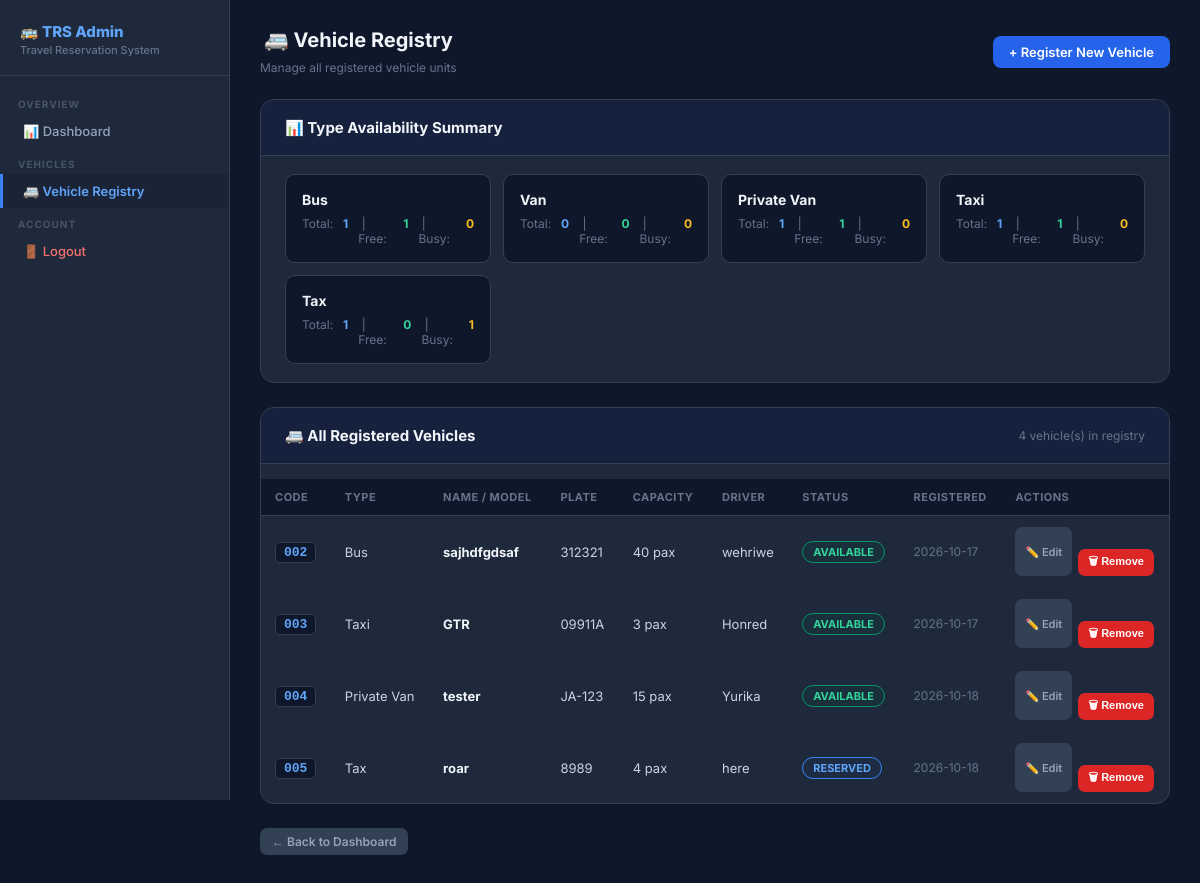
Page /admin/vehicles (signed in) on the committed database.
### tables this page shows
CREATE TABLE vehicle_types (
            type_id INTEGER PRIMARY KEY AUTOINCREMENT,
            type_name TEXT UNIQUE NOT NULL,
            rate_per_km REAL DEFAULT 2.22,
            max_passengers INTEGER DEFAULT 45,
            is_available INTEGER DEFAULT 1
        , base_fare REAL DEFAULT 0, included_distance REAL DEFAULT 0, min_fare REAL NOT NULL DEFAULT 0, extra_charges REAL NOT NULL DEFAULT 0, extra_charges_label TEXT DEFAULT '', charge_basis TEXT NOT NULL DEFAULT 'per_booking', location_type TEXT DEFAULT 'land', fare_configured INTEGER NOT NULL DEFAULT 0);

CREATE TABLE vehicles (
            vehicle_id INTEGER PRIMARY KEY AUTOINCREMENT,
            vehicle_code TEXT UNIQUE NOT NULL,
            vehicle_type TEXT NOT NULL,
            vehicle_name TEXT NOT NULL,
            plate_number TEXT,
            capacity INTEGER DEFAULT 1,
            status TEXT DEFAULT 'Available',
            assigned_driver TEXT,
            is_active INTEGER DEFAULT 1,
            created_at TEXT NOT NULL
        );

### TravelReservationSystem/app.py (the view)
@app.route("/admin/vehicles")
def admin_vehicles():
    if "user_id" not in session or session.get("username") != "admin":
        flash("Admin access only.", "error")
        return redirect(url_for("login"))
    conn = get_db()
    vehicles = conn.execute(
        "SELECT * FROM vehicles WHERE is_active=1 ORDER BY vehicle_code"
    ).fetchall()
    vehicle_type_stats = get_available_vehicle_types(conn)
    conn.close()
    return render_template("admin_vehicles.html", vehicles=vehicles, vehicle_type_stats=vehicle_type_stats)

### TravelReservationSystem/app.py (called while the page is built)
def get_db():
    conn = sqlite3.connect(DATABASE, timeout=30)
    conn.row_factory = sqlite3.Row
    return conn

def get_booking_type(vehicle):
    if vehicle in ("Bus", "Van"):
        return "Seat Reservation"
    if vehicle in ("Taxi", "Motor"):
        return "Ride Reservation"
    if vehicle in ("Airplane", "Ferry"):
        return "Ticket Reservation"
    return "Reservation"

def get_available_vehicle_types(conn):
    vehicle_stats = {}
    for r in conn.execute(
        """
        SELECT vehicle_type,
               COUNT(*) AS total,
               SUM(CASE WHEN status='Available' THEN 1 ELSE 0 END) AS available,
               SUM(CASE WHEN status IN ('Reserved','In Use') THEN 1 ELSE 0 END) AS reserved
        FROM vehicles
        WHERE is_active=1
        GROUP BY vehicle_type
        """
    ).fetchall():
        vehicle_stats[r["vehicle_type"]] = r
    settings = get_vehicle_type_settings(conn)
    for vt in settings:
        stats = vehicle_stats.get(vt["type_name"])
        vt["total_vehicles"] = int(stats["total"]) if stats else 0
        vt["available_vehicles"] = int(stats["available"] or 0) if stats else 0
        vt["reserved_vehicles"] = int(stats["reserved"] or 0) if stats else 0
    return settings

### TravelReservationSystem/templates/admin_vehicles.html (shortened to what this page needs)
<!DOCTYPE html>
<html lang="en">
<head>
    <link rel="stylesheet" href="{{ url_for('static', filename='css/style.css') }}">
</head>
<body>
<div class="admin-layout">
    <aside class="sidebar">
        <div class="sidebar-brand">🚌 TRS Admin<span>Travel Reservation System</span></div>
        <nav class="sidebar-nav">
            <div class="nav-section">Overview</div>
            <a class="nav-link" href="{{ url_for('admin_dashboard') }}">📊 Dashboard</a>
            <div class="nav-section">Vehicles</div>
            <a class="nav-link active" href="{{ url_for('admin_vehicles') }}">🚐 Vehicle Registry</a>
            <div class="nav-section">Account</div>
            <a class="nav-link" href="{{ url_for('logout') }}" style="color:#f87171">🚪 Logout</a>
        </nav>
    </aside>
    <main class="main-content">
        <div class="topbar">
            <div>
                <h1>🚐 Vehicle Registry</h1>
                <p style="font-size:12px;color:#64748b;margin-top:3px">Manage all registered vehicle units</p>
            </div>
            <a href="{{ url_for('admin_add_vehicle') }}" class="add-btn">+ Register New Vehicle</a>
        </div>
        <div class="section-card">
            <div class="section-header"><h2>📊 Type Availability Summary</h2></div>
            <div class="vt-grid">
            {% for vt in vehicle_type_stats %}
                <div class="vt-card">
                    <div class="vt-name">{{ vt.type_name }}</div>
                    <div class="vt-counts">
                        Total: <strong>{{ vt.total_vehicles }}</strong> &nbsp;|&nbsp;
                        Free: <strong style="color:#34d399">{{ vt.available_vehicles }}</strong> &nbsp;|&nbsp;
                        Busy: <strong style="color:#fbbf24">{{ vt.reserved_vehicles }}</strong>
                    </div>
                </div>
            {% else %}
                <p style="padding:12px;color:#64748b">No vehicle types found.</p>
            {% endfor %}
            </div>
        </div>
        <div class="section-card">
            <div class="section-header">
                <h2>🚐 All Registered Vehicles</h2>
                <span style="font-size:12px;color:#64748b">{{ vehicles|length }} vehicle(s) in registry</span>
            </div>
            <div class="table-wrap">
                <table>
                    <thead>
                        <tr>
                            <th>Code</th><th>Type</th><th>Name / Model</th><th>Plate</th>
                            <th>Capacity</th><th>Driver</th><th>Status</th><th>Registered</th><th>Actions</th>
                        </tr>
                    </thead>
                    <tbody>
                    {% for v in vehicles %}
                        <tr>
                            <td><span class="vehicle-code">{{ v['vehicle_code'] }}</span></td>
                            <td>{{ v['vehicle_type'] }}</td>
                            <td><strong style="color:#f1f5f9">{{ v['vehicle_name'] }}</strong></td>
                            <td>{{ v['plate_number'] or '—' }}</td>
                            <td>{{ v['capacity'] }} pax</td>
                            <td>{{ v['assigned_driver'] or '—' }}</td>
                            <td>
                                <span class="badge {{ v['status']|lower|replace(' ', '-') }}">{{ v['status'] }}</span>
                            </td>
                            <td style="font-size:12px;color:#64748b">{{ v['created_at'][:10] if v['created_at'] else '—' }}</td>
                            <td>
                                <div style="display:flex;gap:6px">
                                    <a href="{{ url_for('admin_edit_vehicle', vehicle_id=v['vehicle_id']) }}" class="btn btn-ghost" style="font-size:11px;padding:4px 10px">✏️ Edit</a>
                                    <form method="POST" action="{{ url_for('admin_delete_vehicle', vehicle_id=v['vehicle_id']) }}" onsubmit="return confirm('Remove vehicle {{ v["vehicle_code"] }} from the registry?');" style="display:inline">
                                        <button type="submit" class="btn btn-danger" style="font-size:11px;padding:4px 10px">🗑 Remove</button>
                                    </form>
                                </div>
                            </td>
                        </tr>
                    {% endfor %}
                    </tbody>
                </table>
            </div>
        </div>
        <div style="margin-top:16px">
            <a href="{{ url_for('admin_dashboard') }}" class="btn btn-ghost">← Back to Dashboard</a>
        </div>
    </main>
</div>
</body>
</html>

### TravelReservationSystem/static/css/style.css (style rules this page uses)
* { box-sizing: border-box; }
body { margin: 0; font-family: Arial, sans-serif; min-height: 100vh; background: linear-gradient( rgba(0, 0, 0, 0.60), rgba(0, 0, 0, 0.60) ), url("/static/assets/Background.jpg") center center / cover no-repeat fixed; }
h1 { text-align: center; margin-bottom: 8px; }
button { width: 100%; padding: 13px; margin-top: 22px; border: none; border-radius: 8px; background: #1677ff; color: white; font-size: 16px; font-weight: bold; cursor: pointer; }
a { color: #4da6ff; text-decoration: none; }
table { width: 100%; border-collapse: collapse; margin-top: 15px; color: #fff; }
th, td { padding: 12px; border-bottom: 1px solid rgba(255, 255, 255, 0.1); text-align: left; }
th { background: rgba(50, 50, 50, 0.8); color: #fff; }

### TravelReservationSystem/templates/admin_vehicles.html (style rules this page uses)
* { box-sizing:border-box;margin:0;padding:0 }
body { font-family:'Inter',Arial,sans-serif;background:#0f172a;color:#e2e8f0;min-height:100vh }
.admin-layout { display:flex;min-height:100vh }
.sidebar { width:230px;background:#1e293b;border-right:1px solid #334155;padding:0;flex-shrink:0;position:fixed;top:0;left:0;height:100vh;overflow-y:auto;z-index:100 }
.sidebar-brand { padding:22px 20px 18px;border-bottom:1px solid #334155;font-size:15px;font-weight:800;color:#60a5fa }
.sidebar-brand span { display:block;font-size:11px;color:#64748b;font-weight:500;margin-top:2px }
.sidebar-nav { padding:12px 0 }
.nav-section { padding:10px 18px 4px;font-size:10px;font-weight:700;color:#475569;letter-spacing:1px;text-transform:uppercase }
.nav-link { display:flex;align-items:center;gap:9px;padding:9px 20px;color:#94a3b8;text-decoration:none;font-size:13px;font-weight:500;transition:all .15s;border-left:3px solid transparent }
.nav-link:hover,.nav-link.active { color:#60a5fa;background:#0f172a40;border-left-color:#3b82f6 }
.nav-link.active { font-weight:600 }
.main-content { margin-left:230px;flex:1;padding:28px 30px }
.topbar { display:flex;justify-content:space-between;align-items:center;margin-bottom:24px }
.topbar h1 { font-size:20px;font-weight:700;color:#f1f5f9 }
.section-card { background:#1e293b;border:1px solid #334155;border-radius:14px;margin-bottom:24px;overflow:hidden }
.section-header { display:flex;justify-content:space-between;align-items:center;padding:18px 24px;border-bottom:1px solid #334155;background:#16213e }
.section-header h2 { font-size:15px;font-weight:700;color:#f1f5f9 }
.vt-grid { display:grid;grid-template-columns:repeat(auto-fill,minmax(200px,1fr));gap:12px;padding:18px 24px }
.vt-card { background:#0f172a;border:1px solid #334155;border-radius:10px;padding:16px }
.vt-name { font-size:14px;font-weight:700;color:#f1f5f9 }
.vt-counts { display:flex;gap:10px;margin-top:8px;font-size:12px;color:#64748b }
.vt-counts strong { color:#60a5fa }
.table-wrap { overflow-x:auto }
table { width:100%;border-collapse:collapse;font-size:13px }
th { background:#0f172a;padding:11px 14px;text-align:left;font-size:11px;font-weight:700;color:#64748b;text-transform:uppercase;letter-spacing:.5px;border-bottom:1px solid #334155 }
td { padding:11px 14px;border-bottom:1px solid #1e293b40;color:#cbd5e1;vertical-align:middle }
tr:last-child td { border-bottom:0 }
.badge { display:inline-block;padding:3px 10px;border-radius:999px;font-size:11px;font-weight:700;text-transform:uppercase }
.badge.available { background:#064e3b30;color:#34d399;border:1px solid #059669 }
.badge.reserved { background:#1e3a5f30;color:#60a5fa;border:1px solid #3b82f6 }
.vehicle-code { font-family:monospace;background:#0f172a;border:1px solid #334155;padding:2px 8px;border-radius:5px;font-size:13px;font-weight:700;color:#60a5fa }
.btn { display:inline-flex;align-items:center;gap:5px;padding:6px 12px;border-radius:7px;font-size:12px;font-weight:600;border:0;cursor:pointer;text-decoration:none;transition:all .15s;white-space:nowrap }
.btn-ghost { background:#334155;color:#94a3b8 }
.btn-danger { background:#dc2626;color:#fff }
.add-btn { display:inline-flex;align-items:center;gap:6px;padding:8px 16px;background:#2563eb;color:#fff;border-radius:8px;text-decoration:none;font-size:13px;font-weight:600;transition:.15s }

### rows in the picture
vehicle_types: type_name "Bus", total_vehicles "1", available_vehicles "1", reserved_vehicles "0"
vehicle_types: type_name "Van", total_vehicles "0", available_vehicles "0", reserved_vehicles "0"
vehicle_types: type_name "Private Van", total_vehicles "1", available_vehicles "1", reserved_vehicles "0"
vehicle_types: type_name "Taxi", total_vehicles "1", available_vehicles "1", reserved_vehicles "0"
vehicle_types: type_name "Tax", total_vehicles "1", available_vehicles "0", reserved_vehicles "1"
vehicles: vehicle_code "002", vehicle_type "Bus", vehicle_name "sajhdfgdsaf", plate_number "312321", capacity "40", assigned_driver "wehriwe", status "AVAILABLE", created_at "2026-10-17"
vehicles: vehicle_code "003", vehicle_type "Taxi", vehicle_name "GTR", plate_number "09911A", capacity "3", assigned_driver "Honred", status "AVAILABLE", created_at "2026-10-17"
vehicles: vehicle_code "004", vehicle_type "Private Van", vehicle_name "tester", plate_number "JA-123", capacity "15", assigned_driver "Yurika", status "AVAILABLE", created_at "2026-10-18"
vehicles: vehicle_code "005", vehicle_type "Tax", vehicle_name "roar", plate_number "8989", capacity "4", assigned_driver "here", status "RESERVED", created_at "2026-10-18"

### other values in the picture
{{ vehicles|length }} "4"
